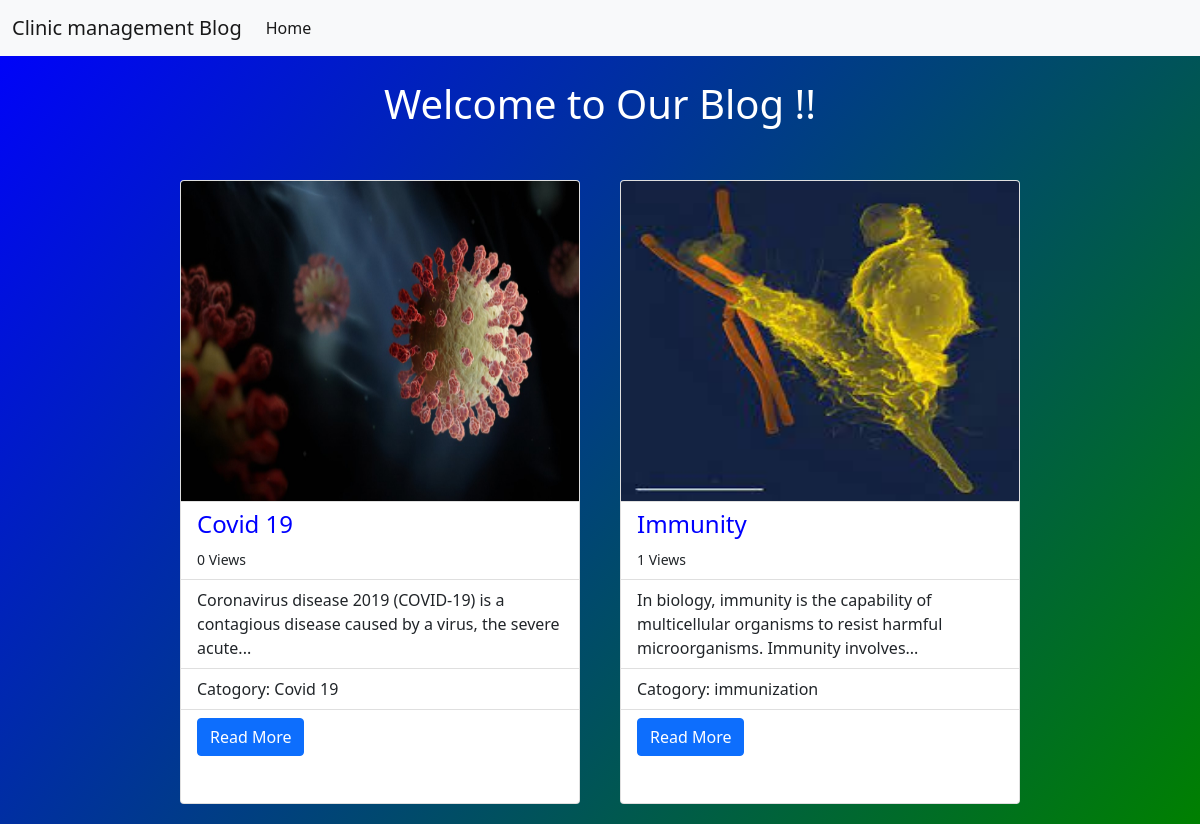
/blog/, run on an earlier commit of the app's database.
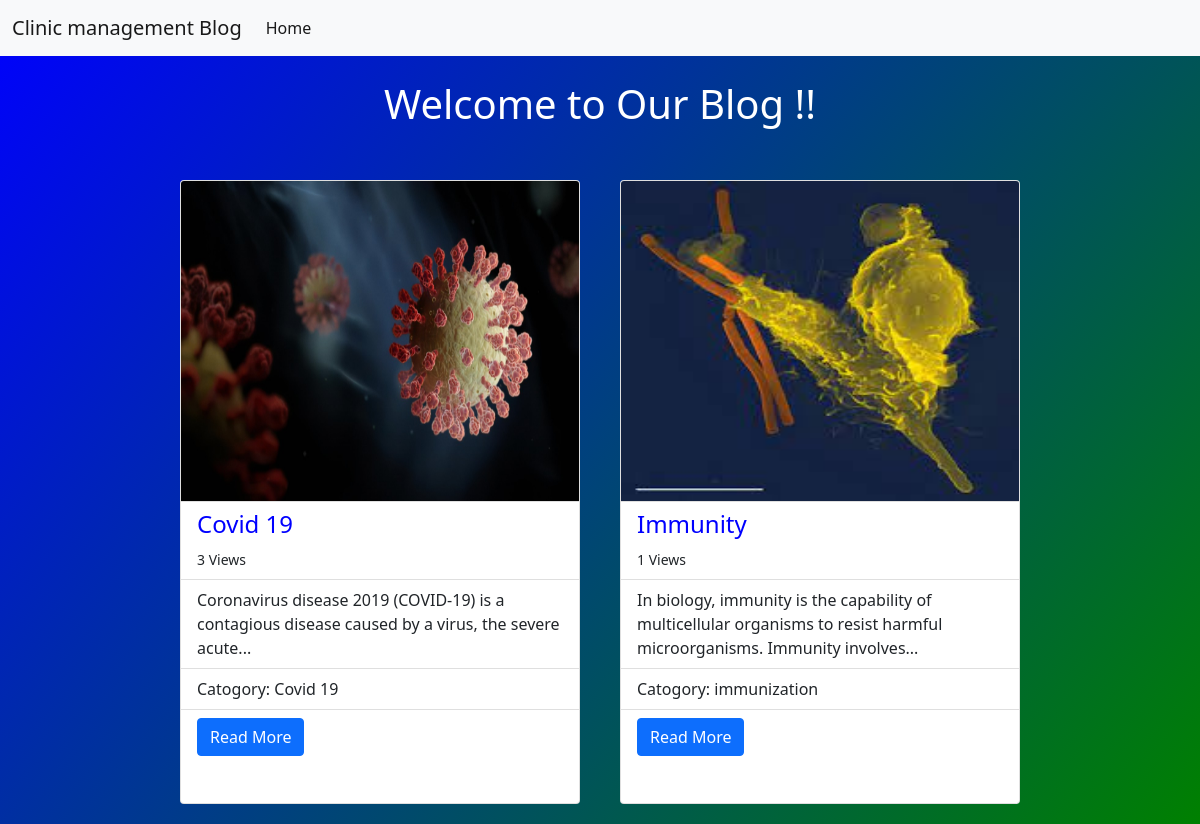
And on a later commit of the database.
### blog/models.py (models this page shows, shortened)
class Blog(models.Model):
    blog_author = models.ForeignKey(User, on_delete=models.CASCADE)
    blog_category = models.ForeignKey(Category, on_delete=models.CASCADE)
    blog_title = models.CharField(max_length=20)
    blog_image = models.ImageField(upload_to = 'asset/blog_image')
    blog_summary = models.CharField(max_length=100)
    blog_content = models.TextField()
    blog_views = models.IntegerField(default=0)
    blog_is_post = models.BooleanField(default=False)

class Category(models.Model):
    category_name = models.CharField(max_length=20)
    def __str__(self):
        return self.category_name

### blog/views.py (the view)
# urls.py: path('', views.blogpage , name='blogpage'),
def blogpage(request):
    if Blog.objects.filter(blog_is_post=True).exists():
        contents = Blog.objects.filter(blog_is_post=True)
        return render(request, "home.html", {"contents":contents})
    else:
        return render(request, "home.html")

### blog/templates/home.html (shortened to what this page needs)
{% extends 'blog_base.html' %}
{% block containt %}
<head>
</head>
<div class="container-fluid p-0 body">
    <br>
    <h1 style="text-align: center; color: white;">Welcome to Our Blog
        !!</h1>
        <br>
    <div class="row g-0 card-row body-2">
        {%for content in contents%}
        <div class="card card-box" style="width: 25rem; margin: 20px ;height: 39rem;">
            <img class="card-img-top" src="{{content.blog_image.url}}" style="height: 20rem;" >
            <ul class="list-group list-group-flush">
              <li class="list-group-item"><h4 style="color: blue;" class="card-title">{{content.blog_title}}</h4><small>{{content.blog_views}} Views</small></li>
              <li class="list-group-item"><p id="{{content.id}}" class="card-text">{{content.blog_summary}} Lorem ipsum dolor sit amet consectetur adipisicing elit. Vero eum voluptatibus</p></li>
              <li class="list-group-item">Catogory: {{content.blog_category}}</li>
              <li class="list-group-item"><a href="/blog/view-blog/{{content.id}}" class="btn btn-primary">Read More</a></li>
            </ul>
        </div>
        {% endfor %}
    </div>
</div>
{%endblock%}

What changed in the data, as far as the page shows it:
changed Blog "Covid 19": blog_views "0" → "3"
